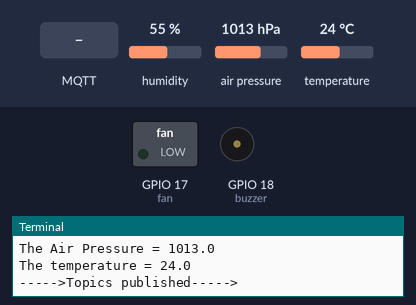
Recording of a program running on a simulated Raspberry Pi (BCM pin numbers). Parts: switched loads named in the program (green lamp = pin HIGH), buzzer (waves = sounding, pin HIGH), the last lines printed to the terminal. The inputs (shaded band) are chosen by the test bench; at power-on: temperature 24 °C, humidity 55 %, air pressure 1013 hPa. No MQTT or app messages arrive unless stated.

Above: at 1.3 s.
1.4 s: MQTT message "1" arrives on the first subscribed topic
At 3.1 s:
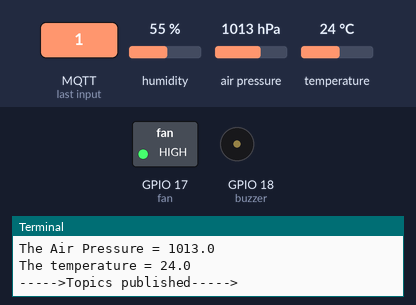
3.6 s: MQTT message "0" arrives on the first subscribed topic
At 5.0 s:
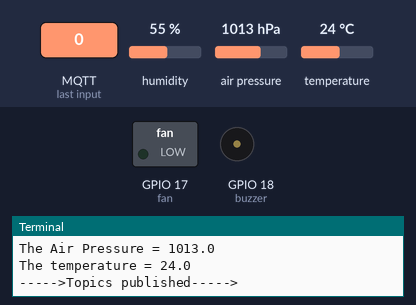
5.6 s: temperature set to 27.9 °C
7.4 s: temperature set to 29 °C
At 9.0 s:
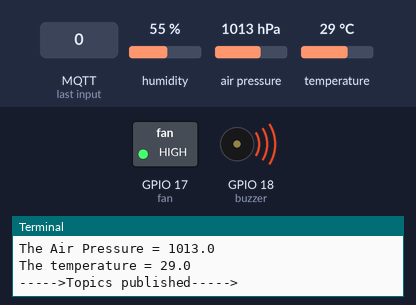
9.7 s: temperature set to 12 °C
At 11.0 s:
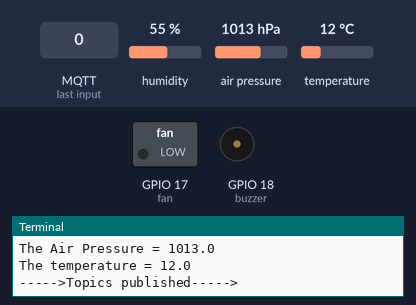
Timing chart, 0 to 12.7 s (numbered marks = the images above; inputs shaded):
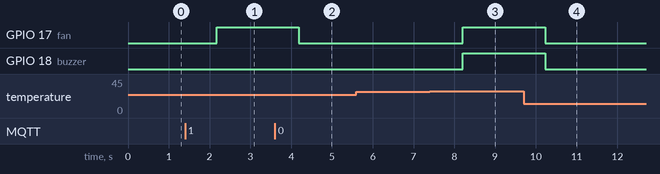

Measured:
- the behaviour switches between 28.5 and 28.6 °C on temperature (found by bisection; images 2 and 3)
- after the input at 1.4 s, GPIO 17 (fan): LOW → HIGH after 0.77 s
- after the input at 3.6 s, GPIO 17 (fan): HIGH → LOW after 0.59 s
- after the input at 7.4 s, GPIO 17 (fan), GPIO 18 (buzzer): LOW → HIGH after 0.81 s
- after the input at 9.7 s, GPIO 17 (fan), GPIO 18 (buzzer): HIGH → LOW after 0.52 s

The program:

SensorData.py
```python
import bme280
import smbus2
import time
import paho.mqtt.client as mqtt
from gpiozero import LED

#Assign piGPIO pins for fan and buzzer
fan = LED(17)
buzzer = LED(18)
fanStatus = 0
fanControl = 0

# BME280 sensor configuration
port = 1
address = 0x76
bus = smbus2.SMBus(port)
bme280.load_calibration_params(bus, address)

# MQTT broker configuration
mqtt_broker = "172.20.10.12"
#topicSummary = "smarthome/BME280/summary"
topicTemp = "smarthome/BME280/temperature"
topicHumid = "smarthome/BME280/humidity"
topicPressure = "smarthome/BME280/pressure"
topicFanStatus = "smarthome/fan/status"
topicFanControl = "smarthome/fan/control"

# Callback function for when the client receives a CONNACK response from the server
def on_connect(client, userdata, flags, rc):
    print("Connected with result code "+str(rc))
    client.subscribe(topicFanControl)

# Callback function for when a PUBLISH message is received from the server
def on_message(client, userdata, msg):
    global fanControl
    if msg.topic == topicFanControl:
        fanControl = int(msg.payload)
    print(msg.topic + " " + str(msg.payload))


# Create an MQTT client instance
client = mqtt.Client()
client.on_connect = on_connect
client.on_message = on_message

# Connect to the MQTT broker
client.connect(mqtt_broker, 1883)
client.loop_start()

while True:
    # Collect data from the BME280 sensor
    bme280_data = bme280.sample(bus, address)
    humidity = bme280_data.humidity
    pressure = bme280_data.pressure
    ambient_temperature = bme280_data.temperature

    if fanControl == 1:
        fan.on()
        fanStatus = 1
    else:
        if ambient_temperature > 28.5:
            fan.on()
            fanStatus = 1
            buzzer.on()
        else:
            fan.off()
            buzzer.off()
            fanStatus = 0
            print("fan is not on")


    # Create a summary of the data
    summary_data = ("\nThe humidity = " + str(humidity) + "\nThe Air Pressure = " + str(pressure) + "\nThe temperature = " + str(ambient_temperature))
    print(summary_data)
    print("----->Topics published----->")


    # Publish the temperature data to the broker
    client.publish(topicTemp, ambient_temperature)
    client.publish(topicHumid, humidity)
    client.publish(topicPressure, pressure)
    #client.publish(topicSummary, summary_data)
    client.publish(topicFanStatus, fanStatus)
    #client.publish(topicFanControl, fanControl)

    #client.subscribe(topicFanControl, fanControl)
    # Delay for 2 seconds
    time.sleep(2)
```
